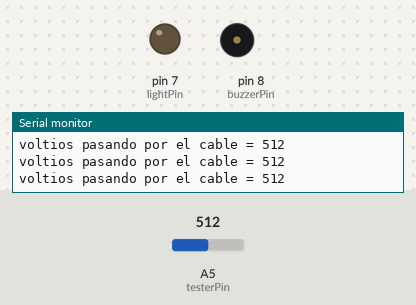
Simulated run of this sketch. Board: Arduino Uno, built with avr-gcc and run on an emulated ATmega328P. Parts: output pins drawn as LEDs (lit = HIGH), buzzer (waves = sounding, pin HIGH), the last lines printed to the serial monitor. The test bench sets the inputs (shaded band); at power-on: A5 (testerPin) = 512.

Above: at 1.2 s.
1.3 s: A5 (testerPin) set to 690
2.8 s: A5 (testerPin) set to 712
At 3.6 s:
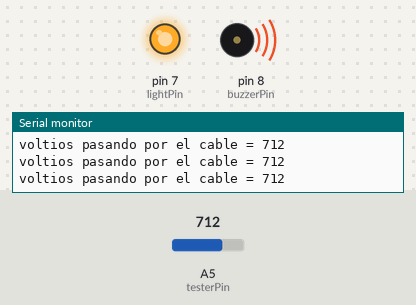
Timing chart, 0 to 5.8 s (numbered marks = the images above; inputs shaded):
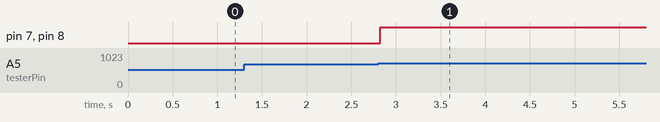

Measured:
- the behaviour switches between 700 and 701 on A5 (testerPin) (found by bisection; images 0 and 1)
- after the input at 2.8 s, pin 7 (lightPin), pin 8 (buzzerPin): LOW → HIGH at once

The sketch:

fotoResistenciaBuzzerLedRojo.ino
```cpp
int testerPin = A5;
int resistVal;
int dt = 100;


int buzzerPin = 8;
int lightPin = 7;


void setup() {
  // put your setup code here, to run once:
  pinMode(testerPin, INPUT);
  pinMode(buzzerPin, OUTPUT);
  pinMode(lightPin, OUTPUT);
  Serial.begin(9600);

}

void loop() {
  // put your main code here, to run repeatedly:

  resistVal = analogRead(testerPin);
  Serial.println();
  Serial.print("voltios pasando por el cable = ");
  Serial.print(resistVal);


  while(resistVal > 700){
    resistVal = analogRead(testerPin);

    Serial.println();
    Serial.print("voltios pasando por el cable = ");
    Serial.print(resistVal);

    digitalWrite(lightPin,  1);
    digitalWrite(buzzerPin, 1);

  }
  digitalWrite(lightPin, 0);
  digitalWrite(buzzerPin, 0);


  delay(dt);


}
```
